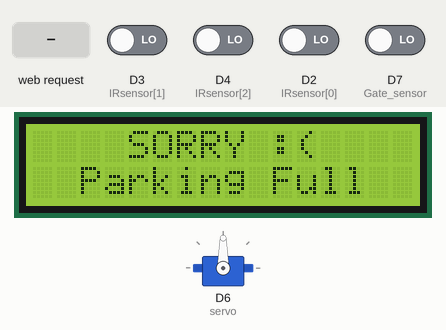
This sketch was run on a simulated ESP8266 (NodeMCU). On the bench: 16×2 character LCD, servo. The test bench sets the inputs (shaded band); at power-on: D2 (IRsensor[0]), D3 (IRsensor[1]), D4 (IRsensor[2]), D7 (Gate_sensor) LOW. WiFi joins after 1.5 s; servers stay silent unless stated; uploads are accepted with an empty reply; what the sketch prints to the serial monitor is not drawn.

Above: at 5.7 s.
5.8 s: D3 (IRsensor[1]) driven HIGH
At 6.1 s:
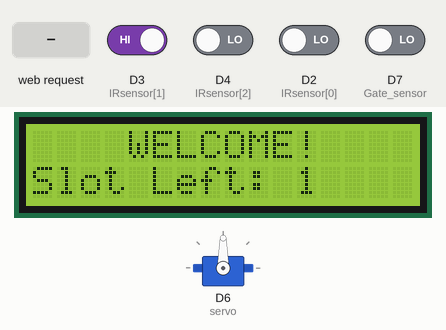
7.3 s: HTTP request GET /opengate received
At 8.3 s:
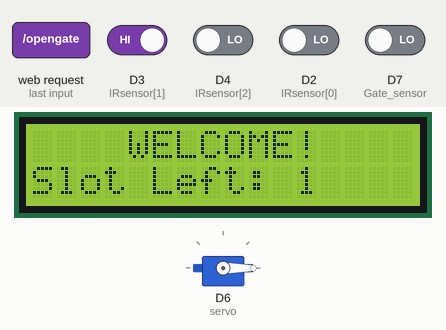
Timing chart, 0 to 10.3 s (numbered marks = the images above; inputs shaded):
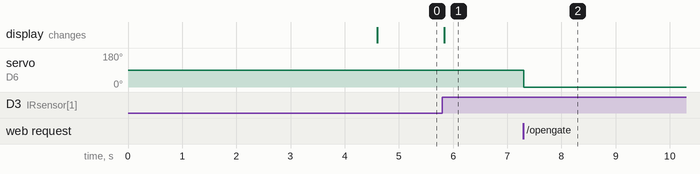

The sketch:

IoT.ino
```cpp
#include <ESP8266WiFi.h>
#include <WiFiClient.h>
#include <ESP8266HTTPClient.h>
#include <ArduinoJson.h>
#include <LiquidCrystal_I2C.h>
#include <Wire.h>
#include <Servo.h>
#include <ESP8266WebServer.h>
ESP8266WebServer webServer(80);

LiquidCrystal_I2C lcd(0x3F,16,2); // có thể khác: 0x3F

int servo = D6;
Servo myServo;

int Gate_sensor = D7, isSendDataGateSensor = 0; // isSendDataGateSensor: 0 - unsent, 1 - sent

const char *ssid = "UIT Public";                          // Enter your WIFI ssid
const char *password = "";                                // Enter your WIFI password
const char *server_url = "http://10.45.50.231:3000/iot/"; // Nodejs application endpoint

StaticJsonDocument<2048> iotData;


// Set up the client objet
WiFiClient client;
HTTPClient http;

// Sensor data
const size_t dataArrSize = 3;
int IRsensor[dataArrSize] = {D2, D3, D4}; // Vị trí các chân nhận tín hiệu IR sensor

int dataArr[dataArrSize], check;
int preDataArr[dataArrSize] = {-1, -1, -1};

void setup()
{
    for (size_t i = 0; i < dataArrSize; i++)
        pinMode(IRsensor[i], INPUT);
    pinMode(Gate_sensor, INPUT);
    //-----------
    Serial.begin(9600);
    WiFi.begin(ssid, password);
    while (WiFi.status() != WL_CONNECTED)
    {
        delay(500);
        Serial.print(".");
    }
    Serial.println("WiFi connected");
    Serial.println(WiFi.localIP());
    delay(3000);
    //-------------
    webServer.on("/opengate", openGate);
    webServer.begin();
    //------------
    lcd.init(); //Khởi tạo màn hình LCD
    lcd.backlight(); //Bật đèn màn hình lCD

    Serial.begin(9600);
    myServo.attach(servo);
    //--------------
}

void getSensorData()
{
    iotData["errorCode"] = 0;
    for (size_t i = 0; i < dataArrSize; i++)
    {
        // 0 là có vật cản, 1 là K có vật cản
        check = digitalRead(IRsensor[i]); // Đọc tín hiệu từng IRsensor
        if (check != 0 && check != 1)
        {
            iotData["errorCode"] = 1;
            dataArr[i] = 2; //2 là Sensor bị lỗi
        }
        else
            dataArr[i] = check;
    }
}

void sendData()
{
    JsonArray sensorArray = iotData.createNestedArray("data");

    bool equalPreData = true;
    for (size_t i = 0; i < dataArrSize; i++)
    {
        if(preDataArr[i] != dataArr[i]){
            JsonObject sensorData = sensorArray.createNestedObject();
            sensorData["sensorNumber"] = i;
            sensorData["isBlank"] = (bool) dataArr[i];

            equalPreData = false;
        }
    }

    if(equalPreData == true) // Nếu dataArr trùng với preDataArr thì không gởi
        return;

    displayScreenLed();

    String jsonString;
    serializeJson(iotData, jsonString);
    iotData.clear();

    Serial.print("\njson string: ");
    Serial.print(jsonString);

    http.begin(client, server_url);
    http.addHeader("Content-Type", "application/json");
    int httpCode = http.POST(jsonString);
    if (httpCode > 0)
    {
        if (httpCode == HTTP_CODE_OK || httpCode == HTTP_CODE_MOVED_PERMANENTLY)
        {
            Serial.print("\nResponse: Success!");
            // Copy dataArr to preDataArr
            for (size_t i = 0; i < dataArrSize; i++)
            {
                preDataArr[i] = dataArr[i];
            }
        }
        else
        {
            Serial.print("\nResponse: Failed!");
        }
    }
    else
    {
        Serial.printf("\n[HTTP] GET... failed, error: %s\n", http.errorToString(httpCode).c_str());
        http.end();
    }
    http.end();
    return;
}

void displayScreenLed()
{
    int slot = 0;
    for (size_t i = 0; i < dataArrSize; i++)
        if(dataArr[i] == 1)
        slot += 1;

    // In ra màn led
    if(slot != 0)
    {
    lcd.clear();
    lcd.setCursor(0,0);
    lcd.print("    WELCOME!    ");
    lcd.setCursor (0,1);
    lcd.print("Slot Left: ");
    lcd.print(slot);
    }
    else{
    lcd.clear();
    lcd.setCursor(0,0);
    lcd.print("    SORRY :(    ");
    lcd.setCursor (0,1);
    lcd.print("  Parking Full  ");
    }
}

void openGate()
{
    webServer.send(200, "text/html", "ok");

    Serial.println("Trong ham openGate");
    Serial.println(digitalRead(Gate_sensor));
    while(digitalRead(Gate_sensor) == 0)
    {
        myServo.write(0);
        delay(1000);
    }
    myServo.write(90);
    delay(2000);

}

void loop()
{
    getSensorData();
    sendData();
    webServer.handleClient(); // handle incoming client requests.
    //delay(1000);
}
```

Measured:
- after the input at 5.8 s, the display: changes at once (image 1)
- after the input at 7.3 s, servo on D6 (servo): 90° → 0° at once
